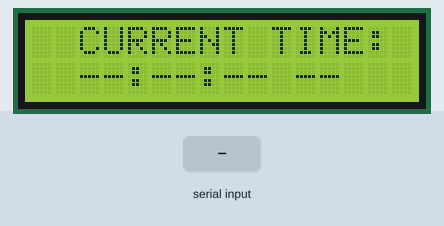
The sketch below on a simulated Arduino Uno, built with avr-gcc and run on an emulated ATmega328P. Shown: 16×2 character LCD. The test bench sets the inputs (shaded band).

Above: at 1.2 s.
1.3 s: "90,45,200\n" received over Serial
At 2.1 s:
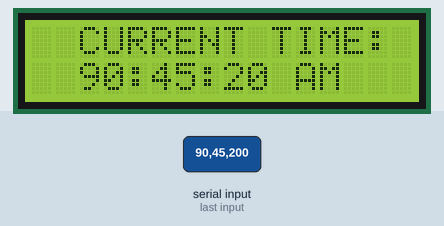
At 2.8 s:
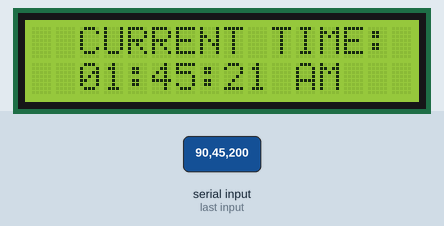
Timing chart, 0 to 4.3 s (numbered marks = the images above; inputs shaded):
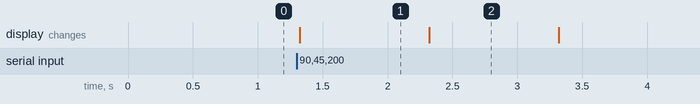

Measured:
- after the input at 1.3 s, the display: changes at once (image 1)
- what the display in image 1 shows lasts 1.0 s, from 1.3 s to 2.3 s

The sketch:

ArduClock.ino
```cpp
#include <Wire.h>
#include <LiquidCrystal_I2C.h>

LiquidCrystal_I2C lcd(0x27, 16, 2);

int h = 12, m = 0, s = 0;
String ampm = "--";
unsigned long lastTick = 0;
bool hasSynced = false;

void setup() {
  Serial.begin(9600);
  lcd.init();
  lcd.backlight();
  lcd.setCursor(0, 0);
  lcd.print("  CURRENT TIME: ");
  updateDisplay();
}

void loop() {
  // 1. SYNC FROM PC
  if (Serial.available() > 0) {
    String timeString = Serial.readStringUntil('\n');

    if (timeString.length() >= 8) {
      h = timeString.substring(0, 2).toInt();
      m = timeString.substring(3, 5).toInt();
      s = timeString.substring(6, 8).toInt();

      if (timeString.indexOf("PM") != -1 || timeString.indexOf("pm") != -1) {
        ampm = "PM";
      } else {
        ampm = "AM";
      }

      hasSynced = true;
      lastTick = millis();
      updateDisplay();
    }
    while(Serial.available() > 0) { Serial.read(); }
  }

  // 2. SEAMLESS TICKING WITH AM/PM ROLLOVER
  if (millis() - lastTick >= 1000) {
    lastTick += 1000;

    if (hasSynced) {
      s++;
      if (s >= 60) { s = 0; m++; }
      if (m >= 60) { m = 0; h++; }

      // AM/PM ROLLOVER LOGIC
      if (h == 12 && m == 0 && s == 0) {
        if (ampm == "AM") ampm = "PM";
        else if (ampm == "PM") ampm = "AM";
      }

      if (h > 12) { h = 1; }

      updateDisplay();
    }
  }
}

void updateDisplay() {
  lcd.setCursor(2, 1);
  if (!hasSynced) {
    lcd.print("--:--:-- --");
  } else {
    if (h < 10) lcd.print("0");
    lcd.print(h);
    lcd.print(":");
    if (m < 10) lcd.print("0");
    lcd.print(m);
    lcd.print(":");
    if (s < 10) lcd.print("0");
    lcd.print(s);
    lcd.print(" ");
    lcd.print(ampm);
  }
}
```
